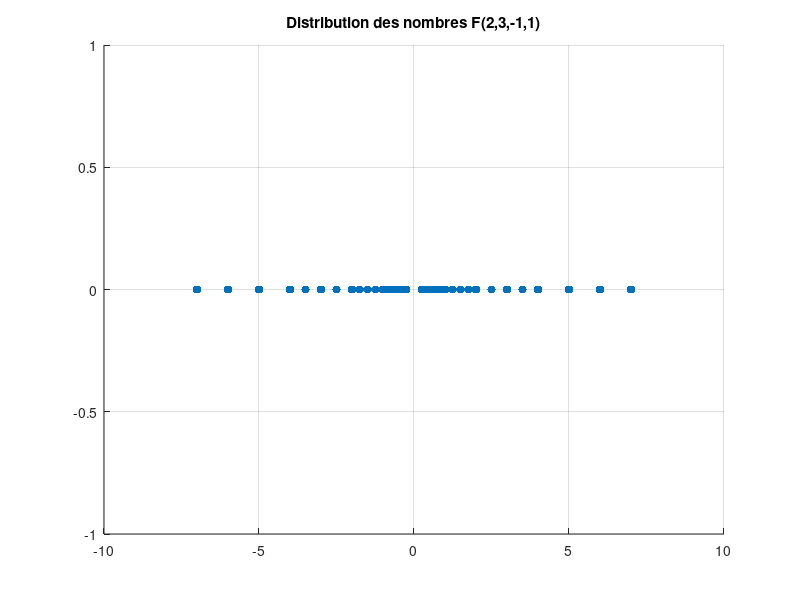

MATLAB code for this plot:
%% Script pour représenter graphiquement les nombre de l'ensemble


%% Initialisation des constantes de l'ensemble
B=2;
t=3;
L=-1;
U=3;

%% Initialisation de l'enemble sous forme d'un vecteur en 0
% calcul du cardinal de F
N=2*(B^(t-1))*(B-1)*(U-L+1);

% Initalisation de l'ensemble
F=zeros(N/2,1);
j=1;

% Calcul des elements min et max pour m
mInf=2^(t-1);
mMax=2^t -1;

%% Construction de la  partie positive
for e=L:U              % boucle sur les exposantes
    for m=mInf:mMax    % boocle sur la mantisse
        F(j)=m*2^(e-t);
        j=j+1;
    end
end

%% Ajouter les elements négatifs
F=[-F;F];

% Mettre F en ordre
F=sort(F);

%% Représentation graphique
%vector of colors
scatter(F,zeros(size(F)),'filled');
grid on
title('Distribution des nombres F(2,3,-1,1)');